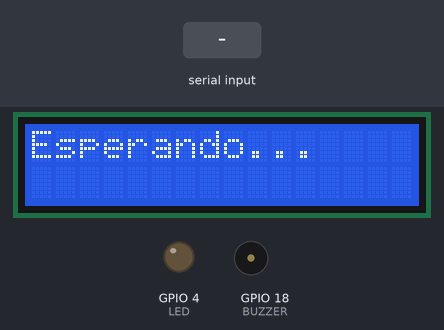
Recording of a sketch running on a simulated ESP32. Parts: 16×2 character LCD, output pins drawn as LEDs (lit = HIGH), buzzer (waves = sounding). Inputs (shaded band) come from the test bench.

Above: at 5.6 s.
5.7 s: "ALERTA\n" received over Serial
At 6.6 s:
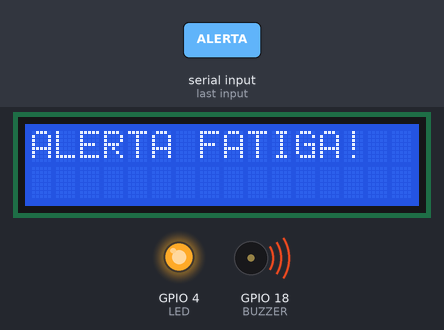
8.7 s: "PARPADEOS:90\n" received over Serial
At 9.9 s:
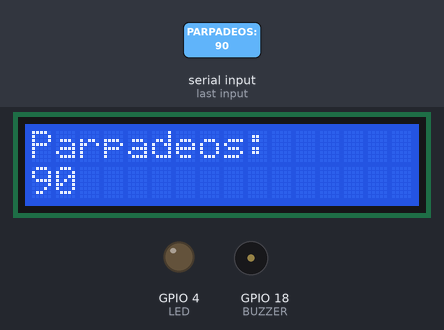
Timing chart, 0 to 11.7 s (numbered marks = the images above; inputs shaded):
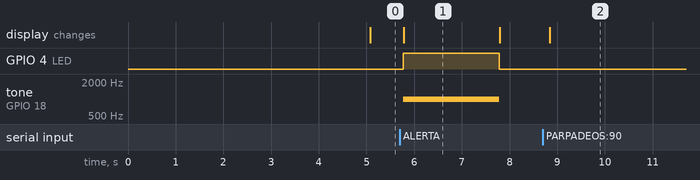

The sketch:

freertos_eyeblinkdetector.ino
```cpp
#include <Wire.h>
#include <LiquidCrystal_I2C.h>

#define LED 4
#define BUZZER 18

LiquidCrystal_I2C lcd(0x27, 16, 2);

// Tareas y semáforo
TaskHandle_t TareaAlertaVisual;
SemaphoreHandle_t lcdSemaphore;

// Variables compartidas
volatile int conteoParpadeos = 0;
volatile bool alerta = false;
unsigned long tiempoUltimaActualizacion = 0;
const unsigned long TIEMPO_ESPERA_LCD = 5000; // 5 segundos

void setup() {
  Serial.begin(115200);
  Wire.begin();
  lcd.init();
  lcd.backlight();

  pinMode(LED, OUTPUT);
  pinMode(BUZZER, OUTPUT);

  lcdSemaphore = xSemaphoreCreateBinary();
  xSemaphoreGive(lcdSemaphore);  // inicializa como disponible

  // Crear tareas
  xTaskCreatePinnedToCore(TareaSerial, "TareaSerial", 2048, NULL, 1, NULL, 1);
  xTaskCreatePinnedToCore(TareaAlerta, "TareaAlerta", 2048, NULL, 1, &TareaAlertaVisual, 0);
  xTaskCreatePinnedToCore(TareaLCDIdle, "TareaLCDIdle", 2048, NULL, 1, NULL, 0);
}

void loop() {
  // Nada aquí, todo está en tareas
}

void TareaSerial(void *param) {
  String buffer = "";
  for (;;) {
    if (Serial.available()) {
      char c = Serial.read();
      if (c == '\n') {
        if (buffer.startsWith("PARPADEOS:")) {
          conteoParpadeos = buffer.substring(10).toInt();
          alerta = false;

          if (xSemaphoreTake(lcdSemaphore, (TickType_t)10) == pdTRUE) {
            lcd.clear();
            lcd.setCursor(0, 0);
            lcd.print("Parpadeos:");
            lcd.setCursor(0, 1);
            lcd.print(conteoParpadeos);
            xSemaphoreGive(lcdSemaphore);
          }
          tiempoUltimaActualizacion = millis();

        } else if (buffer == "ALERTA") {
          alerta = true;
          xTaskNotifyGive(TareaAlertaVisual);  // notifica a la tarea de alerta
        }

        buffer = "";
      } else {
        buffer += c;
      }
    }
    vTaskDelay(10 / portTICK_PERIOD_MS);
  }
}

void TareaAlerta(void *param) {
  for (;;) {
    ulTaskNotifyTake(pdTRUE, portMAX_DELAY);  // espera notificación
    if (alerta) {
      digitalWrite(LED, HIGH);
      tone(BUZZER, 1000);

      if (xSemaphoreTake(lcdSemaphore, (TickType_t)10) == pdTRUE) {
        lcd.clear();
        lcd.setCursor(0, 0);
        lcd.print("ALERTA FATIGA!");
        xSemaphoreGive(lcdSemaphore);
      }

      tiempoUltimaActualizacion = millis();
      vTaskDelay(2000 / portTICK_PERIOD_MS);  // espera 2 segundos

      digitalWrite(LED, LOW);
      noTone(BUZZER);
      alerta = false;

      if (xSemaphoreTake(lcdSemaphore, (TickType_t)10) == pdTRUE) {
        lcd.clear();
        lcd.setCursor(0, 0);
        lcd.print("Parpadeos:");
        lcd.setCursor(0, 1);
        lcd.print(conteoParpadeos);
        xSemaphoreGive(lcdSemaphore);
      }

      tiempoUltimaActualizacion = millis();
    }
  }
}

void TareaLCDIdle(void *param) {
  for (;;) {
    if (millis() - tiempoUltimaActualizacion > TIEMPO_ESPERA_LCD) {
      if (xSemaphoreTake(lcdSemaphore, (TickType_t)10) == pdTRUE) {
        lcd.clear();
        lcd.setCursor(0, 0);
        lcd.print("Esperando...");
        xSemaphoreGive(lcdSemaphore);
      }
    }
    vTaskDelay(1000 / portTICK_PERIOD_MS);
  }
}
```

Measured:
- after the input at 5.7 s, GPIO 4 (LED): LOW → HIGH after 0.07 s, → LOW 2.0 s later; tone on GPIO 18 (BUZZER): silent → 1000 Hz after 0.07 s, → silent 2.0 s later; the display: changes after 0.08 s (image 1)
- after the input at 8.7 s, the display: changes after 0.14 s (image 2)
- what the display in image 1 shows lasts 2.0 s, from 5.8 s to 7.8 s
